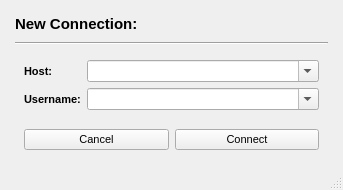
<?xml version="1.0" encoding="UTF-8"?>
<ui version="4.0">
 <class>NewConnection_Window</class>
 <widget class="QMainWindow" name="NewConnection_Window">
  <property name="geometry">
   <rect>
    <x>0</x>
    <y>0</y>
    <width>343</width>
    <height>184</height>
   </rect>
  </property>
  <property name="maximumSize">
   <size>
    <width>1500</width>
    <height>16777215</height>
   </size>
  </property>
  <property name="font">
   <font>
    <pointsize>8</pointsize>
    <weight>50</weight>
    <bold>false</bold>
   </font>
  </property>
  <property name="windowTitle">
   <string>MainWindow</string>
  </property>
  <widget class="QWidget" name="main_widget">
   <layout class="QVBoxLayout" name="main_verticalLayout">
    <property name="leftMargin">
     <number>15</number>
    </property>
    <property name="rightMargin">
     <number>15</number>
    </property>
    <item>
     <widget class="QWidget" name="title_widget" native="true">
      <layout class="QHBoxLayout" name="title_horizontalLayout">
       <property name="leftMargin">
        <number>0</number>
       </property>
       <property name="topMargin">
        <number>5</number>
       </property>
       <property name="rightMargin">
        <number>0</number>
       </property>
       <property name="bottomMargin">
        <number>2</number>
       </property>
       <item>
        <widget class="QLabel" name="title_label">
         <property name="minimumSize">
          <size>
           <width>0</width>
           <height>20</height>
          </size>
         </property>
         <property name="font">
          <font>
           <pointsize>11</pointsize>
           <weight>75</weight>
           <bold>true</bold>
          </font>
         </property>
         <property name="text">
          <string>New Connection:</string>
         </property>
         <property name="indent">
          <number>-1</number>
         </property>
        </widget>
       </item>
      </layout>
     </widget>
    </item>
    <item>
     <widget class="Line" name="title_line">
      <property name="orientation">
       <enum>Qt::Horizontal</enum>
      </property>
     </widget>
    </item>
    <item>
     <widget class="QWidget" name="host_widget" native="true">
      <layout class="QFormLayout" name="host_formLayout">
       <property name="bottomMargin">
        <number>4</number>
       </property>
       <item row="0" column="0">
        <widget class="QLabel" name="host_label">
         <property name="font">
          <font>
           <pointsize>8</pointsize>
           <weight>75</weight>
           <bold>true</bold>
          </font>
         </property>
         <property name="text">
          <string>Host:</string>
         </property>
        </widget>
       </item>
       <item row="0" column="1">
        <widget class="QComboBox" name="host_comboBox">
         <property name="editable">
          <bool>true</bool>
         </property>
        </widget>
       </item>
       <item row="1" column="0">
        <widget class="QLabel" name="username_label">
         <property name="font">
          <font>
           <pointsize>8</pointsize>
           <weight>75</weight>
           <bold>true</bold>
          </font>
         </property>
         <property name="text">
          <string>Username:</string>
         </property>
        </widget>
       </item>
       <item row="1" column="1">
        <widget class="QComboBox" name="username_comboBox">
         <property name="editable">
          <bool>true</bool>
         </property>
        </widget>
       </item>
      </layout>
     </widget>
    </item>
    <item>
     <widget class="QWidget" name="button_widget" native="true">
      <layout class="QGridLayout" name="gridLayout">
       <property name="verticalSpacing">
        <number>20</number>
       </property>
       <item row="0" column="1">
        <widget class="QPushButton" name="connect_pushButton">
         <property name="text">
          <string>Connect</string>
         </property>
        </widget>
       </item>
       <item row="0" column="0">
        <widget class="QPushButton" name="cancel_pushButton">
         <property name="text">
          <string>Cancel</string>
         </property>
        </widget>
       </item>
      </layout>
     </widget>
    </item>
   </layout>
  </widget>
  <widget class="QStatusBar" name="statusbar"/>
 </widget>
 <tabstops>
  <tabstop>host_comboBox</tabstop>
  <tabstop>username_comboBox</tabstop>
  <tabstop>connect_pushButton</tabstop>
  <tabstop>cancel_pushButton</tabstop>
 </tabstops>
 <resources/>
 <connections>
  <connection>
   <sender>cancel_pushButton</sender>
   <signal>clicked()</signal>
   <receiver>NewConnection_Window</receiver>
   <slot>close()</slot>
   <hints>
    <hint type="sourcelabel">
     <x>91</x>
     <y>366</y>
    </hint>
    <hint type="destinationlabel">
     <x>232</x>
     <y>206</y>
    </hint>
   </hints>
  </connection>
 </connections>
</ui>
